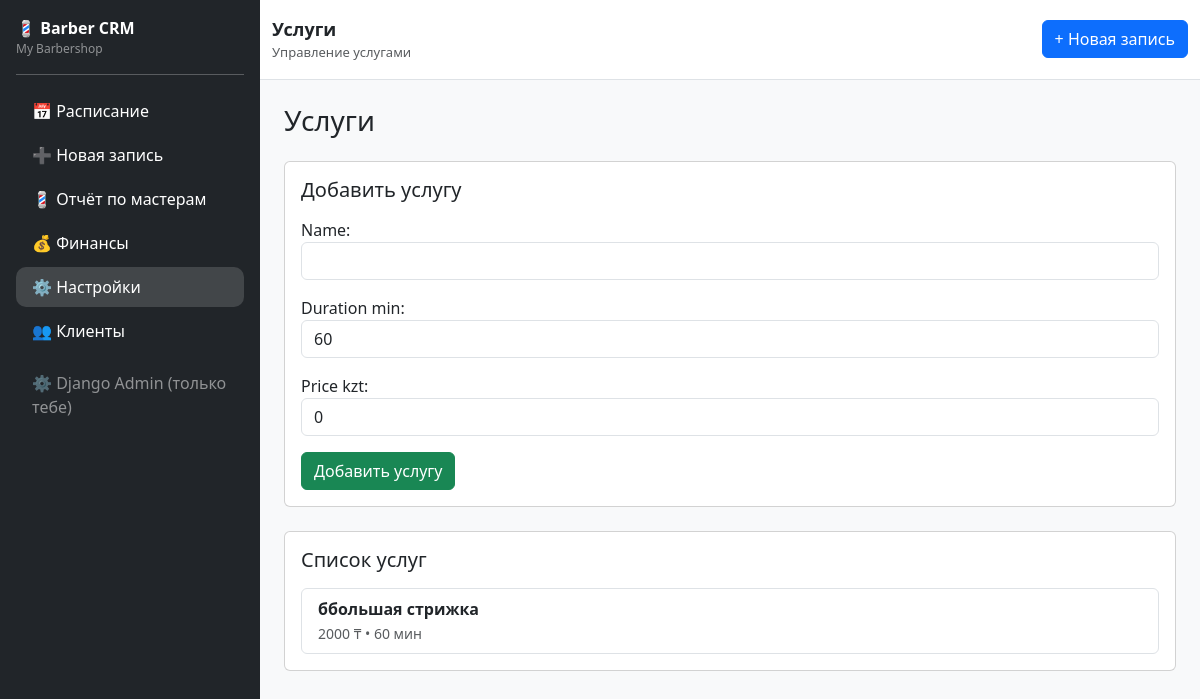
Page /settings/services/ (signed in) on the committed database.
### core/models.py (models this page shows, shortened)
class TimestampedModel(models.Model):
    created_at = models.DateTimeField(auto_now_add=True)
    updated_at = models.DateTimeField(auto_now=True)
    class Meta:
        abstract = True

class Shop(TimestampedModel):
    owner = models.OneToOneField(
        User,
        on_delete=models.CASCADE,
        related_name="shop"
    )
    name = models.CharField(max_length=120)
    city = models.CharField(max_length=80, blank=True)
    phone = models.CharField(max_length=30, blank=True)

class Service(TimestampedModel):
    shop = models.ForeignKey(
        Shop,
        on_delete=models.CASCADE,
        related_name="services"
    )
    name = models.CharField(max_length=120)
    duration_min = models.PositiveSmallIntegerField(default=60)
    price_kzt = models.PositiveIntegerField(default=0)
    is_active = models.BooleanField(default=True)

### core/views.py (the view)
# urls.py: path("settings/services/", services_settings, name="services_settings"),
@login_required
def services_settings(request):
    shop = request.user.shop
    services = Service.objects.filter(shop=shop)
    if request.method == "POST":
        form = ServiceForm(request.POST)
        if form.is_valid():
            service = form.save(commit=False)
            service.shop = shop
            service.save()
            return redirect("services_settings")
    else:
        form = ServiceForm()
    return render(request, "settings_services.html", {
        "services": services,
        "form": form
    })

### core/forms.py
class ServiceForm(forms.ModelForm):
    class Meta:
        model = Service
        fields = ["name", "duration_min", "price_kzt"]
        widgets = {
            "name": forms.TextInput(attrs={"class": "form-control"}),
            "duration_min": forms.NumberInput(attrs={"class": "form-control"}),
            "price_kzt": forms.NumberInput(attrs={"class": "form-control"}),
        }

### core/context_processors.py (called while the page is built)
def current_shop(request):
    return {"current_shop": Shop.objects.first()}

### core/templates/settings_services.html (shortened to what this page needs)
{% extends "base.html" %}
{% block page_title %}
Услуги
{% endblock %}
{% block page_subtitle %}
Управление услугами
{% endblock %}
{% block content %}
<h3 class="mb-4">Услуги</h3>
<div class="card mb-4">
<div class="card-body">
<h5 class="mb-3">Добавить услугу</h5>
<form method="POST">
{{ form.as_p }}
<button class="btn btn-success">
Добавить услугу
</button>
</form>
</div>
</div>
<div class="card">
<div class="card-body">
<h5 class="mb-3">Список услуг</h5>
<ul class="list-group">
{% for service in services %}
<li class="list-group-item d-flex justify-content-between align-items-center">
<div>
<strong>{{ service.name }}</strong><br>
<small class="text-muted">
{{ service.price_kzt }} ₸ • {{ service.duration_min }} мин
</small>
</div>
</li>
{% empty %}
<li class="list-group-item text-muted">
Нет услуг
</li>
{% endfor %}
</ul>
</div>
</div>
{% endblock %}

### core/templates/base.html (shortened to what this page needs)
<!DOCTYPE html>
<html>
<head>
    <link href="https://cdn.jsdelivr.net/npm/bootstrap@5.3.2/dist/css/bootstrap.min.css" rel="stylesheet">
</head>
<body>
<div class="d-flex">
    <div class="bg-dark text-white p-3 sidebar">
        <div class="d-flex align-items-center justify-content-between">
            <div>
                <div class="fw-bold">💈 Barber CRM</div>
                <div class="text-white-50" style="font-size: 12px;">
                    {% if current_shop %}{{ current_shop.name }}{% else %}CRM{% endif %}
                </div>
            </div>
        </div>
        <hr>
        <ul class="nav flex-column gap-1">
            <li class="nav-item">
                <a class="nav-link text-white {% if request.path == '/today/' %}active{% endif %}"
                   href="{% url 'today_schedule' %}">
                    📅 Расписание
                </a>
            </li>
            <li class="nav-item">
                <a class="nav-link text-white {% if request.path == '/create/' %}active{% endif %}"
                   href="{% url 'create_appointment' %}">
                    ➕ Новая запись
                </a>
            </li>
            <li class="nav-item">
                <a class="nav-link text-white {% if request.path == '/barbers/' %}active{% endif %}"
                   href="{% url 'barber_report' %}">
                    💈 Отчёт по мастерам
                </a>
            </li>
            <li class="nav-item">
                <a class="nav-link text-white {% if request.path == '/finance/' %}active{% endif %}"
                   href="{% url 'finance_dashboard' %}">
                    💰 Финансы
                </a>
            </li>
            <li class="nav-item">
                <a class="nav-link text-white {% if '/settings/' in request.path %}active{% endif %}"
                  href="{% url 'settings_dashboard' %}">
                    ⚙ Настройки
                </a>
            </li>
            <li class="nav-item">
                <a class="nav-link text-white {% if '/clients/' in request.path %}active{% endif %}"
                    href="{% url 'clients_list' %}">
                    👥 Клиенты
                </a>
            </li>
            <li class="nav-item mt-2">
                <a class="nav-link text-white-50" href="/admin/">
                    ⚙ Django Admin (только тебе)
                </a>
            </li>
        </ul>
    </div>
    <div class="flex-fill bg-light">
        <div class="bg-white border-bottom">
            <div class="container-fluid py-3 d-flex justify-content-between align-items-center">
                <div>
                    <div class="fw-semibold" style="font-size: 18px;">
                        {% block page_title %}Панель{% endblock %}
                    </div>
                    <div class="text-muted" style="font-size: 13px;">
                        {% block page_subtitle %}{% endblock %}
                    </div>
                </div>
                <div class="d-flex gap-2">
                    <a class="btn btn-primary" href="{% url 'create_appointment' %}">+ Новая запись</a>
                </div>
            </div>
        </div>
        <div class="container-fluid p-4">
            {% block content %}{% endblock %}
        </div>
    </div>
</div>
</body>
</html>

### core/templates/base.html (style rules this page uses)
.sidebar { width: 260px; min-height: 100vh; }
.nav-link.active { background: rgba(255,255,255,.15); border-radius: 10px; }

### rows in the picture
Shop: name "My Barbershop"
Service: name "ббольшая стрижка", price_kzt "2000", duration_min "60"
